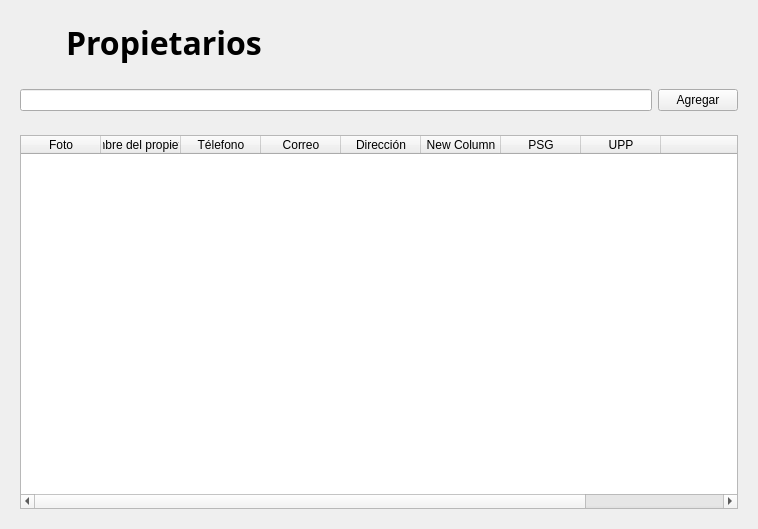
<?xml version="1.0" encoding="UTF-8"?>
<ui version="4.0">
 <class>widget_4</class>
 <widget class="QWidget" name="widget_4">
  <property name="geometry">
   <rect>
    <x>0</x>
    <y>0</y>
    <width>758</width>
    <height>529</height>
   </rect>
  </property>
  <property name="windowTitle">
   <string>SDLG - Animales</string>
  </property>
  <layout class="QVBoxLayout" name="verticalLayout">
   <item>
    <widget class="QWidget" name="widget" native="true">
     <layout class="QHBoxLayout" name="horizontalLayout">
      <item>
       <widget class="QLabel" name="label_2">
        <property name="minimumSize">
         <size>
          <width>40</width>
          <height>40</height>
         </size>
        </property>
        <property name="maximumSize">
         <size>
          <width>40</width>
          <height>40</height>
         </size>
        </property>
        <property name="text">
         <string/>
        </property>
        <property name="pixmap">
         <pixmap resource="resources.qrc">:/icons/img/icons/Npropietarios.png</pixmap>
        </property>
        <property name="scaledContents">
         <bool>true</bool>
        </property>
       </widget>
      </item>
      <item>
       <widget class="QLabel" name="label">
        <property name="font">
         <font>
          <family>Segoe UI Variable Display Semib</family>
          <pointsize>24</pointsize>
          <weight>75</weight>
          <bold>true</bold>
         </font>
        </property>
        <property name="text">
         <string>Propietarios</string>
        </property>
       </widget>
      </item>
      <item>
       <spacer name="horizontalSpacer">
        <property name="orientation">
         <enum>Qt::Horizontal</enum>
        </property>
        <property name="sizeHint" stdset="0">
         <size>
          <width>570</width>
          <height>20</height>
         </size>
        </property>
       </spacer>
      </item>
     </layout>
    </widget>
   </item>
   <item>
    <widget class="QWidget" name="widget_2" native="true">
     <layout class="QHBoxLayout" name="horizontalLayout_2">
      <item>
       <widget class="QLineEdit" name="lineEdit"/>
      </item>
      <item>
       <widget class="QPushButton" name="indexbtn2">
        <property name="text">
         <string>Agregar</string>
        </property>
        <property name="icon">
         <iconset resource="resources.qrc">
          <normaloff>:/icons/img/icons/agregar.png</normaloff>:/icons/img/icons/agregar.png</iconset>
        </property>
        <property name="iconSize">
         <size>
          <width>20</width>
          <height>20</height>
         </size>
        </property>
        <property name="checkable">
         <bool>true</bool>
        </property>
        <property name="autoExclusive">
         <bool>true</bool>
        </property>
       </widget>
      </item>
     </layout>
    </widget>
   </item>
   <item>
    <widget class="QWidget" name="widget_3" native="true">
     <layout class="QGridLayout" name="gridLayout">
      <item row="0" column="0">
       <widget class="QTableWidget" name="tableWidget">
        <attribute name="horizontalHeaderDefaultSectionSize">
         <number>80</number>
        </attribute>
        <column>
         <property name="text">
          <string>Foto</string>
         </property>
        </column>
        <column>
         <property name="text">
          <string>Nombre del propietario</string>
         </property>
        </column>
        <column>
         <property name="text">
          <string>Télefono</string>
         </property>
        </column>
        <column>
         <property name="text">
          <string>Correo</string>
         </property>
        </column>
        <column>
         <property name="text">
          <string>Dirección</string>
         </property>
        </column>
        <column>
         <property name="text">
          <string>New Column</string>
         </property>
        </column>
        <column>
         <property name="text">
          <string>PSG</string>
         </property>
        </column>
        <column>
         <property name="text">
          <string>UPP</string>
         </property>
        </column>
        <column>
         <property name="text">
          <string/>
         </property>
        </column>
        <column>
         <property name="text">
          <string>Opciones</string>
         </property>
        </column>
       </widget>
      </item>
     </layout>
    </widget>
   </item>
  </layout>
 </widget>
 <resources>
  <include location="resources.qrc"/>
  <include location="../../.designer/backup/resources.qrc"/>
 </resources>
 <connections/>
</ui>
